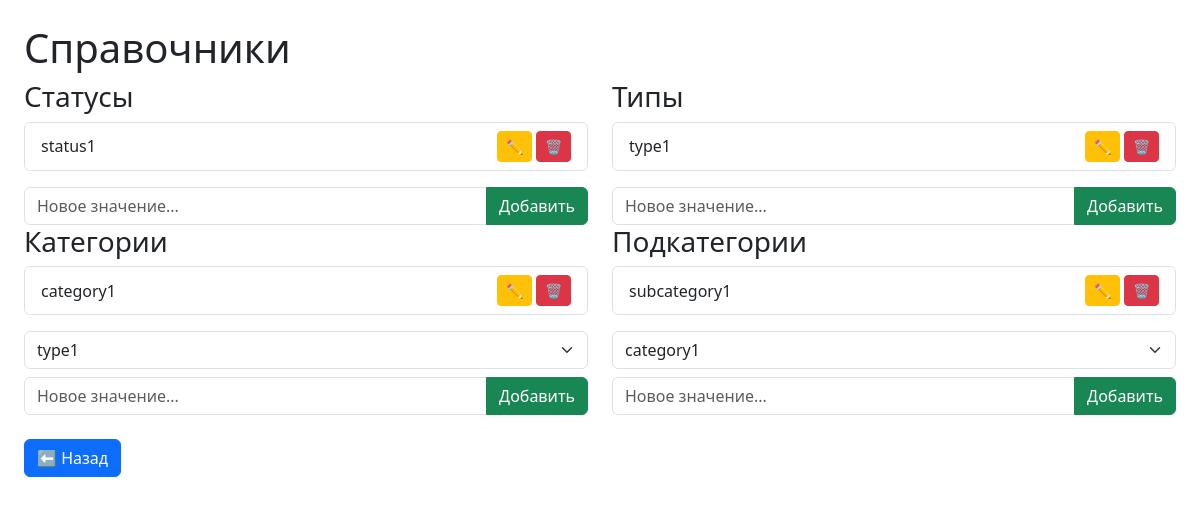
The app's page /api/v1/dictionaries/ with its own data.
### app/models/models.py (models this page shows, shortened)
class Status(BaseModel):
    name = models.CharField(_("Name of Status"), max_length=256)

class TransactionType(BaseModel):
    name = models.CharField(_("Name of type"), max_length=256)

class Category(BaseModel):
    name = models.CharField(_("Name of category"), max_length=256)
    type = models.ForeignKey(
        TransactionType,
        related_name="transaction_type",
        on_delete=models.SET_NULL,
        blank=True,
        null=True,
    )

class SubCategory(BaseModel):
    name = models.CharField(_("Name of subcategory"), max_length=256)
    category = models.ForeignKey(
        Category,
        related_name="categories",
        on_delete=models.SET_NULL,
        blank=True,
        null=True,
    )

### app/views/views_api.py (the view, shortened to what this page needs)
# urls.py: path('dictionaries/', manage_dictionaries_view, name='manage_dictionaries'),
def manage_dictionaries_view(request):
    model_map = {
        "Статусы": Status,
        "Типы": TransactionType,
        "Категории": Category,
        "Подкатегории": SubCategory,
    }
    dictionaries = {
        "Статусы": Status.objects.all(),
        "Типы": TransactionType.objects.all(),
        "Категории": Category.objects.all(),
        "Подкатегории": SubCategory.objects.all(),
    }
    categories = Category.objects.all()
    types = TransactionType.objects.all()
    return render(
        request,
        "app/manage_dictionaries.html",
        {
            "dictionaries": dictionaries,
            "categories": categories,
            "types": types,
        },
    )

### app/templates/app/manage_dictionaries.html (shortened to what this page needs)
<!DOCTYPE html>
<html lang="ru">
<head>
  <link href="https://cdn.jsdelivr.net/npm/bootstrap@5.3.0/dist/css/bootstrap.min.css" rel="stylesheet">
</head>
<body class="p-4">
  <h1>Справочники</h1>
  <div class="row">
    {% for model, items in dictionaries.items %}
    <div class="col-md-6">
      <h3>{{ model }}</h3>
      <ul class="list-group mb-3">
        {% for item in items %}
        <li class="list-group-item d-flex justify-content-between align-items-center">
          {{ item.name }}
          <span>
            <a href="{% url 'app:edit_dictionary_item' model item.id %}" class="btn btn-sm btn-warning">✏️</a>
            <a href="{% url 'app:delete_dictionary_item' model item.id %}" class="btn btn-sm btn-danger" onclick="return confirm('Удалить?')">🗑️</a>
          </span>
        </li>
        {% endfor %}
      </ul>
      <form method="post">
        {% if model == "Категории" %}
          <div class="input-group mb-2">
            <select name="type_id" class="form-select">
              {% for t in dictionaries.Типы %}
                <option value="{{ t.id }}">{{ t.name }}</option>
              {% endfor %}
            </select>
          </div>
        {% elif model == "Подкатегории" %}
          <div class="input-group mb-2">
            <select name="category_id" class="form-select">
              {% for c in dictionaries.Категории %}
                <option value="{{ c.id }}">{{ c.name }}</option>
              {% endfor %}
            </select>
          </div>
        {% endif %}
        <div class="input-group">
          <input type="text" name="name" class="form-control" placeholder="Новое значение...">
          <button class="btn btn-success" type="submit">Добавить</button>
        </div>
      </form>
    </div>
    {% endfor %}
  </div>
  <a href="{% url 'app:index' %}" class="btn btn-primary mt-4">⬅️ Назад</a>
</body>
</html>

### records on screen
Status: name "status1"
TransactionType: name "type1"
Category: name "category1"
SubCategory: name "subcategory1"

### other values on screen
{{ model }} "Статусы" "Типы" "Категории" "Подкатегории"
form field type_id "type1"
form field category_id "category1"
